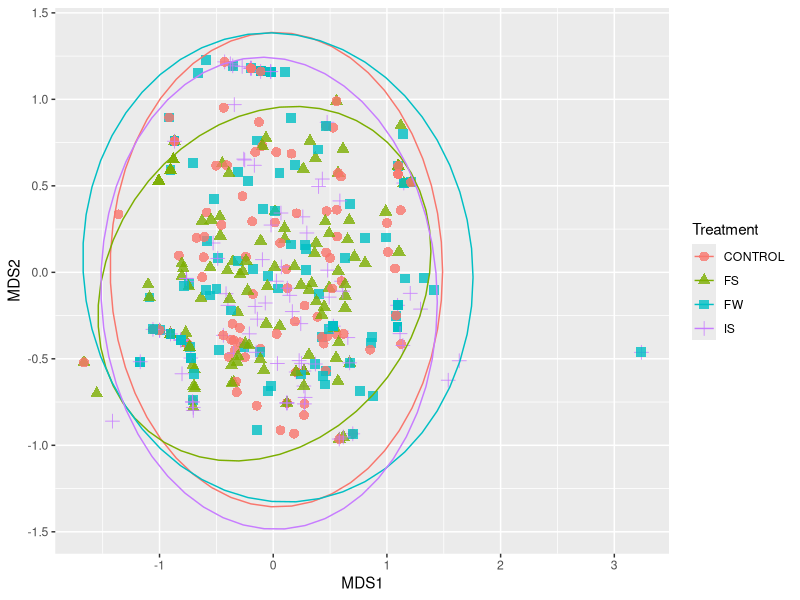

R code for this plot:
## ---- chunk 1
knitr::opts_chunk$set(echo = TRUE)
## ---- chunk 2
# libraries
library(tidyverse)
library(vegan)
library(here)

# data
# algal  communities
PointLoma <- read_csv(here::here("AB-troubleshooting", "PL_div.csv")) %>% 
  column_to_rownames("Site")

# environmental variables
meta <- read_csv(here::here("AB-troubleshooting", "PL_div_meta.csv"))

# set up a "metadata" frame - will be useful for plotting later!
site_type <- meta %>% 
  # selects the named columns
  select(Site, Region, Plot, Treatment, Season, Year)
## ---- chunk 3
PointLoma1 <- PointLoma %>% 
  # filter out sites with 0 observations
  mutate(sum = rowSums(across(where(is.numeric)))) %>% 
  filter(sum > 0) %>% 
  select(-sum) 
## ---- chunk 4
# pull row names from PointLoma1 (which will tell you which sites DID have observations)
kept_sites <- PointLoma1 %>% 
  # turn row names back into a column
  rownames_to_column("site") %>% 
  # pull the site column as a vector
  pull(site)

kept_sites
## ---- chunk 5
alg_NMDS <- metaMDS(PointLoma1)

alg_NMDS
## ---- chunk 6
kept_meta <- meta %>% 
  filter(Site %in% kept_sites)
## ---- chunk 7
# extract outputs of nMDS into data frame
nmds_df <- as_tibble(alg_NMDS$points) %>% 
  # binding it with metadata
  bind_cols(kept_meta, .)

nmds_plot <- ggplot(nmds_df, aes(x = MDS1, y = MDS2, color = Treatment, shape = Treatment)) +
  geom_point(size = 3, alpha = 0.8) +
  stat_ellipse()
nmds_plot
